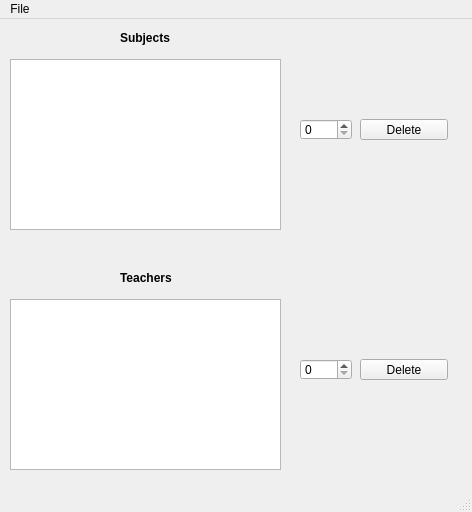
<?xml version="1.0" encoding="UTF-8"?>
<ui version="4.0">
 <class>delTSClass</class>
 <widget class="QMainWindow" name="delTSClass">
  <property name="geometry">
   <rect>
    <x>0</x>
    <y>0</y>
    <width>472</width>
    <height>512</height>
   </rect>
  </property>
  <property name="windowTitle">
   <string>Delete Teachers or Subjects</string>
  </property>
  <property name="windowIcon">
   <iconset resource="../resources/res.qrc">
    <normaloff>:/imgs/images/window_icon.ico</normaloff>:/imgs/images/window_icon.ico</iconset>
  </property>
  <widget class="QWidget" name="centralwidget">
   <widget class="QTableView" name="tbSubjects">
    <property name="geometry">
     <rect>
      <x>10</x>
      <y>40</y>
      <width>271</width>
      <height>171</height>
     </rect>
    </property>
    <property name="editTriggers">
     <set>QAbstractItemView::NoEditTriggers</set>
    </property>
   </widget>
   <widget class="QLabel" name="label">
    <property name="geometry">
     <rect>
      <x>120</x>
      <y>10</y>
      <width>71</width>
      <height>18</height>
     </rect>
    </property>
    <property name="font">
     <font>
      <weight>75</weight>
      <bold>true</bold>
     </font>
    </property>
    <property name="text">
     <string>Subjects</string>
    </property>
   </widget>
   <widget class="QTableView" name="tbTeachers">
    <property name="geometry">
     <rect>
      <x>10</x>
      <y>280</y>
      <width>271</width>
      <height>171</height>
     </rect>
    </property>
    <property name="editTriggers">
     <set>QAbstractItemView::NoEditTriggers</set>
    </property>
   </widget>
   <widget class="QLabel" name="label_2">
    <property name="geometry">
     <rect>
      <x>120</x>
      <y>250</y>
      <width>71</width>
      <height>18</height>
     </rect>
    </property>
    <property name="font">
     <font>
      <weight>75</weight>
      <bold>true</bold>
     </font>
    </property>
    <property name="text">
     <string>Teachers</string>
    </property>
   </widget>
   <widget class="QSpinBox" name="spnSub">
    <property name="geometry">
     <rect>
      <x>300</x>
      <y>100</y>
      <width>52</width>
      <height>21</height>
     </rect>
    </property>
   </widget>
   <widget class="QPushButton" name="btnDeleteSub">
    <property name="geometry">
     <rect>
      <x>360</x>
      <y>100</y>
      <width>88</width>
      <height>21</height>
     </rect>
    </property>
    <property name="text">
     <string>Delete</string>
    </property>
   </widget>
   <widget class="QSpinBox" name="spnTeach">
    <property name="geometry">
     <rect>
      <x>300</x>
      <y>340</y>
      <width>52</width>
      <height>21</height>
     </rect>
    </property>
   </widget>
   <widget class="QPushButton" name="btnDeleteTeach">
    <property name="geometry">
     <rect>
      <x>360</x>
      <y>340</y>
      <width>88</width>
      <height>21</height>
     </rect>
    </property>
    <property name="text">
     <string>Delete</string>
    </property>
   </widget>
   <widget class="QLabel" name="lblQueryStatus">
    <property name="geometry">
     <rect>
      <x>10</x>
      <y>220</y>
      <width>441</width>
      <height>20</height>
     </rect>
    </property>
    <property name="text">
     <string/>
    </property>
    <property name="alignment">
     <set>Qt::AlignCenter</set>
    </property>
   </widget>
  </widget>
  <widget class="QMenuBar" name="menubar">
   <property name="geometry">
    <rect>
     <x>0</x>
     <y>0</y>
     <width>472</width>
     <height>30</height>
    </rect>
   </property>
   <widget class="QMenu" name="menuFile">
    <property name="title">
     <string>File</string>
    </property>
    <addaction name="actionRefresh"/>
   </widget>
   <addaction name="menuFile"/>
  </widget>
  <widget class="QStatusBar" name="statusbar"/>
  <action name="actionRefresh">
   <property name="text">
    <string>&amp;Refresh</string>
   </property>
  </action>
 </widget>
 <tabstops>
  <tabstop>spnSub</tabstop>
  <tabstop>btnDeleteSub</tabstop>
  <tabstop>spnTeach</tabstop>
  <tabstop>btnDeleteTeach</tabstop>
  <tabstop>tbSubjects</tabstop>
  <tabstop>tbTeachers</tabstop>
 </tabstops>
 <resources>
  <include location="../resources/res.qrc"/>
 </resources>
 <connections/>
</ui>
